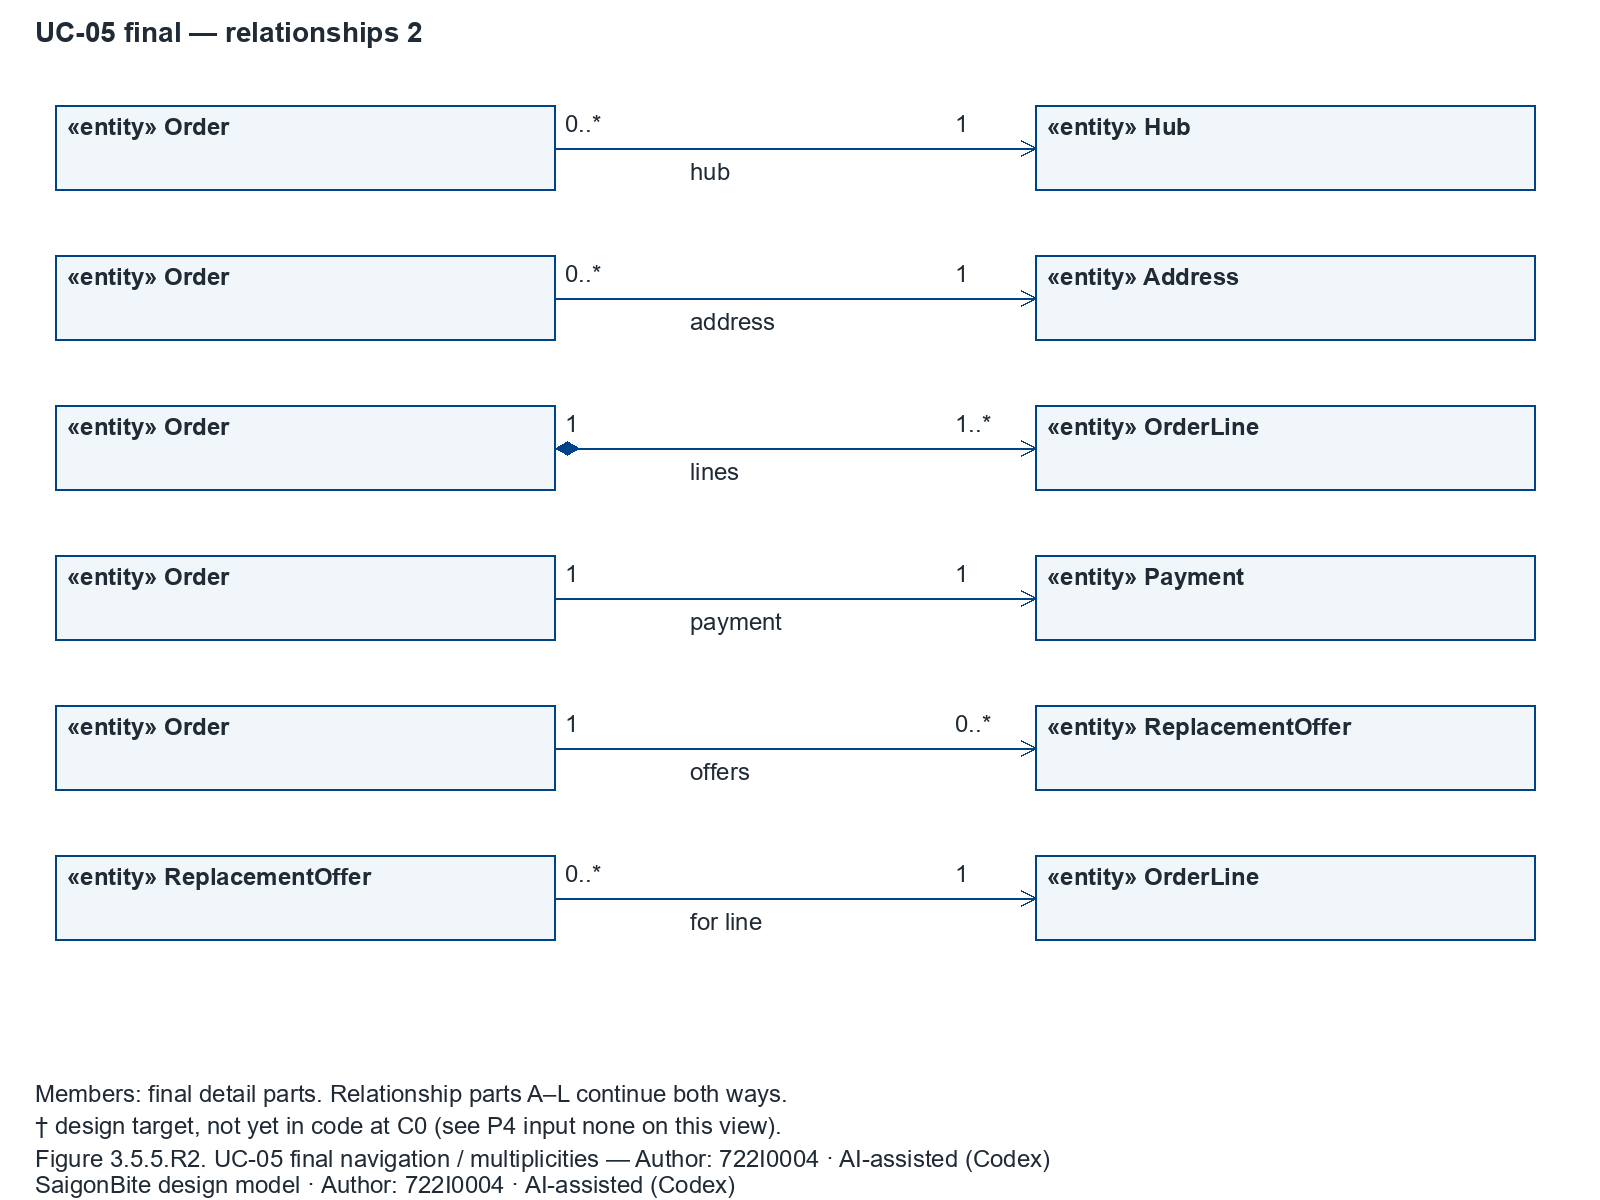

Here is the Python script that generated this plot:
"""Standalone P3-A renderer. Author: 722I0004 · AI-assisted (Codex).
Input JSON is beside this generator. Pure document generation; no app imports.
Geometry follows the immutable P2 PIL/SVG/mxGraph pipeline and balanced-diagrams.
"""
from pathlib import Path
import sys,json,math,re,hashlib,xml.etree.ElementTree as ET
from html import escape
from PIL import Image,ImageDraw,ImageFont
sys.dont_write_bytecode=True
W,H=1600,1200
INK,BLUE='#202B36','#004387'
def font(n=24,b=False):return ImageFont.truetype('C:/Windows/Fonts/'+('arialbd.ttf' if b else 'arial.ttf'),n)
def wrap(s,width,n=24):
    out=[]
    for ln in str(s).split('\n'):
        cur=''
        words=[]
        for token in ln.split():
            while font(n).getlength(token)>width:
                k=len(token)-1
                while k>1 and font(n).getlength(token[:k])>width:k-=1
                words.append(token[:k]);token=token[k:]
            words.append(token)
        for word in words:
            if font(n).getlength((cur+' '+word).strip())>width and cur:out.append(cur);cur=word
            else:cur=(cur+' '+word).strip()
        out.append(cur)
    return out
def refresh_from_shared(spec,input_path):
    """Status/signature authority is the reviewed shared model, never name matching.
    Refresh only this plate. Geometry/branches and exact SSD arguments are retained.
    New members/associations require the owned lane-refresh step, not invention here.
    """
    modelpath=Path(input_path).parents[1]/'shared/design_model.json'
    model=json.loads(modelpath.read_text(encoding='utf-8'));classes=model['classes'];phase=spec['phase3']
    def meth(cl,name):return next(x for x in classes[cl]['methods'] if x['name']==name)
    def marker(x):return '†' if x.get('status') in ['P4-TARGET','GAP'] else ''
    def signature(cl,name):
        x=meth(cl,name);s=x['signature']
        if '->' not in s:s+=' -> '+x.get('return','Any')+' [inferred return]'
        return x.get('visibility','+')+' '+s+marker(x)+(' {property; read as .'+name+'}' if 'property' in (x.get('decorators') or []) else '')
    p4=set()
    severity={'MATCH':0,'P4-TARGET':1,'GAP':2}
    for index,edge in enumerate(phase.get('dependencies',[])):
        candidates=[x for x in model['associations']+model['dependencies'] if (x['source'],x['target'],x['kind'])==(edge['source'],edge['target'],edge['kind']) and x.get('allowed_on_layered_diagram',True)]
        assert candidates,(spec['stem'],'selected relation is absent/disallowed; run the owned lane refresh')
        current=max(candidates,key=lambda x:severity.get(x.get('status','MATCH'),0));edge.update(current)
        if marker(current):p4.update(x.strip() for x in current.get('P4_input','').split(';') if x.strip())
        if index<len(spec.get('edges',[])):
            spec['edges'][index]['label']=spec['edges'][index]['label'].rstrip('†')+marker(current)
    for e in phase.get('elements',[]):
        for name in e.get('methods',[]):
            x=meth(e['class'],name)
            if marker(x):p4.update(v.strip() for v in x.get('P4_input','').split(';') if v.strip())
    if phase['diagram_type']=='dcd':
        for card in spec.get('cards',[]):
            if len(card['compartments'])<3:continue
            e=card['element'];cl=e['class'];attributes={a['name']:a for a in classes[cl]['attributes']}
            values=[]
            for name in e['attributes']:
                a=attributes[name];values.append(a.get('visibility','+')+' '+name+': '+a['type']+(' [inferred]' if a.get('inferred') else ''))
            if classes[cl].get('enum_members'):values=['+ '+str(v['name'] if isinstance(v,dict) else v) for v in classes[cl]['enum_members']]
            card['compartments'][1]=values or [('{attributes in preceding card}' if '{attributes in preceding card}' in card['compartments'][1] else '{no selected attribute}')]
            card['compartments'][2]=[signature(cl,n) for n in e['methods']] or ['{no selected operation}']
            card['box'][3]=20+sum(sum(len(wrap(t,686))*27.6 for t in comp)+10 for comp in card['compartments'])
        for x in sorted({card['box'][0] for card in spec.get('cards',[]) if len(card['compartments'])>=3}):
            y=100
            for card in sorted([card for card in spec['cards'] if card['box'][0]==x and len(card['compartments'])>=3],key=lambda card:card['box'][1]):
                card['box'][1]=y;y+=card['box'][3]+18
            assert y-18<=1058,(spec['stem'],'refreshed members need a new split')
    else:
        lf={l['id']:l for l in phase['lifelines']}
        for message in phase['messages']:
            if message['kind'] not in ['call','ssd']:continue
            cl=lf[message['to']]['class'];name=message['method'];x=meth(cl,name)
            if name=='fingerprint':
                message['argument_bindings']={'payment_method':'payment.method','online_option':'payment.option'}
                parameters=[p['name'] for p in x['parameters'] if p['name'] not in ['self','cls']]
                if set(parameters)<=set(message['argument_bindings']):
                    message['arguments']=', '.join(message['argument_bindings'][p] for p in parameters)
                    message['label']=re.sub(r'fingerprint†?\([^)]*\)','fingerprint'+marker(x)+'('+message['arguments']+')',message['label'])
            elif message['kind']=='call':
                message['label']=re.sub(r'(?<![A-Za-z0-9_])'+re.escape(name)+r'†?(?=\()',name+marker(x),message['label'])
            elif message['kind']=='ssd':
                adapter=cl+'.'+name
                message['label']=re.sub(re.escape(adapter)+r'†?(?=\s*\[HTTP)',adapter+marker(x),message['label'])
            message['receiver_signature']=x['signature'];message['status']=x['status'];message['P4_input']=x.get('P4_input','')
        # A longer reviewed signature/binding must not put the next label on a
        # self-call return loop. Preserve the existing branch frames and padding.
        xs={l['id']:90+i*(1420/max(1,len(phase['lifelines'])-1)) for i,l in enumerate(phase['lifelines'])}
        messages=phase['messages']
        for i,message in ([] if phase.get('interaction_fragments') else enumerate(messages[1:],1)):
            previous=messages[i-1]
            if previous['from']!=previous['to'] or message['kind']=='return':continue
            width=max(420,abs(xs[message['from']]-xs[message['to']])-30)
            top=message['y']-8-len(wrap(message['label'],width))*27.6
            needed=math.ceil(previous['y']+32-top)
            if needed>0:
                for later in messages[i:]:
                    if later['kind']!='return' or not later.get('guard'):later['y']+=needed
        for frame in ([] if phase.get('interaction_fragments') else spec.get('frames',[])):
            if frame.get('operands'):
                last=max(x['y']+25 for x in messages if x['kind'] not in ['return','ssd'])
                assert last<=frame['operands'][0][0],(spec['stem'],'longer reviewed label needs a new split')
        row=next(x for x in model['operation_rows'] if x['UC']==spec['UC'] and x['operation']==phase['operation'])
        p4.update(v.strip() for v in row['P4 input'].split(';') if v.strip())
        for message in phase['messages']:
            if message['from']=='view' and message['to']=='ctrl':message['PC_MG']=row['PC/MG ensured']
        # A behavior target clears only after explicit reviewed model/row statuses.
        if row['status']=='MATCH' and all(message.get('status','MATCH')=='MATCH' for message in phase['messages']):
            for note in spec.get('notes',[]):note['text']=note['text'].replace('†','')
            spec['realisation_note']=spec.get('realisation_note','').replace('†','')
        # Common metadata describes this actual continuation, never inherited
        # states from a previous split or effects present only in prose.
        displayed=' '.join([m.get('label','') for m in phase['messages']]+[n['text'] for n in spec.get('notes',[])]+[f.get('guard',f.get('label','')) for f in phase.get('interaction_fragments',spec.get('frames',[]))])
        phase['states']=[]
        for enum,owner in [('OrderState','Order'),('PaymentState','Payment'),('OfferState','ReplacementOffer')]:
            values=[str(v['name'] if isinstance(v,dict) else v) for v in classes[enum]['enum_members']]
            shown=[v for v in values if re.search(r'\b'+re.escape(v)+r'\b',displayed)]
            if shown:phase['states'].append({'class':owner,'attribute':'state','values':shown})
    spec['P4_input']='; '.join(sorted(p4)) or 'none on this view'
    spec['shared_model_source']='models/shared/design_model.json';spec['shared_model_sha256']=hashlib.sha256(modelpath.read_bytes()).hexdigest()
    spec['refresh_policy']='Explicit shared-model statuses only; matching signatures never clear behavioral targets.'
    return spec
class Canvas:
    def __init__(self,spec):
        self.s=spec;self.im=Image.new('RGB',(W,H),'white');self.d=ImageDraw.Draw(self.im);self.svg=[f'<svg xmlns="http://www.w3.org/2000/svg" width="{W}" height="{H}" viewBox="0 0 {W} {H}"><rect width="100%" height="100%" fill="white"/>'];self.mx=ET.Element('mxfile',host='SaigonBite P3-A',type='device');dia=ET.SubElement(self.mx,'diagram',name=spec['title'],id=spec['stem']);mod=ET.SubElement(dia,'mxGraphModel',page='1',pageWidth=str(W),pageHeight=str(H));self.root=ET.SubElement(mod,'root');ET.SubElement(self.root,'mxCell',id='0');ET.SubElement(self.root,'mxCell',id='1',parent='0');self.i=0;self.bounds=[];self.boxes={}
        self.text(35,16,spec['title'],1530,28,True)
    def vertex(self,id,x,y,w,h,label='',style=''):
        self.boxes[id]=(x,y,w,h)
        c=ET.SubElement(self.root,'mxCell',id=id,value=label,vertex='1',parent='1',style=style+'fontFamily=Arial;fontSize=24;whiteSpace=wrap;html=0;');ET.SubElement(c,'mxGeometry',x=str(x),y=str(y),width=str(w),height=str(h),attrib={'as':'geometry'})
    def text(self,x,y,s,w,n=24,b=False,id=None):
        lines=wrap(s,w,n);lh=n*1.15
        for j,ln in enumerate(lines):
            yy=y+j*lh;self.d.text((x,yy),ln,font=font(n,b),fill=INK);self.svg.append(f'<text x="{x}" y="{yy+n*.93}" font-family="Arial" font-size="{n}" font-weight="{"bold" if b else "normal"}" fill="{INK}">{escape(ln)}</text>')
            assert font(n,b).getlength(ln)<=w+2,(self.s['stem'],ln,w)
        self.vertex(id or 'text'+str(self.i),x,y,w,max(lh,len(lines)*lh),'\n'.join(lines),'text;align=left;verticalAlign=top;strokeColor=none;fillColor=none;');self.i+=1
        assert y+len(lines)*lh<=1202,(self.s['stem'],s,y)
        return len(lines)*lh
    def rect(self,x,y,w,h,fill='white',id=None,style=''):
        self.d.rectangle((x,y,x+w,y+h),fill=fill,outline=BLUE,width=2);self.svg.append(f'<rect x="{x}" y="{y}" width="{w}" height="{h}" fill="{fill}" stroke="{BLUE}" stroke-width="2"/>');self.vertex(id or 'rect'+str(self.i),x,y,w,h,'','fillColor='+fill+';strokeColor='+BLUE+';'+style);self.i+=1
    def line(self,pts,dash=False,arrow=False,source=None,target=None,kind='dependency',edge_id=None):
        for a,b in zip(pts,pts[1:]):
            if dash:
                l=math.dist(a,b);n=max(1,int(l/9))
                for k in range(0,n,2):self.d.line((a[0]+(b[0]-a[0])*k/n,a[1]+(b[1]-a[1])*k/n,a[0]+(b[0]-a[0])*min(k+1,n)/n,a[1]+(b[1]-a[1])*min(k+1,n)/n),fill=BLUE,width=2)
            else:self.d.line([a,b],fill=BLUE,width=2)
        self.svg.append('<polyline points="'+' '.join(f'{x},{y}' for x,y in pts)+'" fill="none" stroke="'+BLUE+'" stroke-width="2"'+(' stroke-dasharray="8 7"' if dash else '')+'/>')
        if arrow:
            a,b=pts[-2:];dx,dy=b[0]-a[0],b[1]-a[1];l=math.hypot(dx,dy);ux,uy=dx/l,dy/l;p=[(b[0]-ux*14-uy*7,b[1]-uy*14+ux*7),b,(b[0]-ux*14+uy*7,b[1]-uy*14-ux*7)];self.d.line(p,fill=BLUE,width=2);self.svg.append('<polyline points="'+' '.join(f'{x},{y}' for x,y in p)+'" fill="none" stroke="'+BLUE+'" stroke-width="2"/>')
            if kind=='generalization':
                self.d.polygon(p,fill='white',outline=BLUE,width=2);self.svg.append('<polygon points="'+' '.join(f'{x},{y}' for x,y in p)+'" fill="white" stroke="'+BLUE+'"/>')
            if kind=='sync_call':
                self.d.polygon(p,fill=BLUE,outline=BLUE,width=2);self.svg.append('<polygon data-message-arrow="filled-synchronous" points="'+' '.join(f'{x},{y}' for x,y in p)+'" fill="'+BLUE+'" stroke="'+BLUE+'"/>')
            if kind=='composition':
                a,b=pts[:2];dx,dy=b[0]-a[0],b[1]-a[1];l=math.hypot(dx,dy);ux,uy=dx/l,dy/l;p=[a,(a[0]+ux*12-uy*7,a[1]+uy*12+ux*7),(a[0]+ux*24,a[1]+uy*24),(a[0]+ux*12+uy*7,a[1]+uy*12-ux*7)];self.d.polygon(p,fill=BLUE);self.svg.append('<polygon points="'+' '.join(f'{x},{y}' for x,y in p)+'" fill="'+BLUE+'"/>')
        if source and target:
            style='edgeStyle=none;endArrow='+('block' if kind in ['generalization','sync_call'] else 'open')+';endFill='+('1' if kind=='sync_call' else '0')+';'+('dashed=1;' if dash else '')+('startArrow=diamond;startFill=1;' if kind=='composition' else '')+'strokeColor='+BLUE+';'
            for prefix,node,point in [('exit',source,pts[0]),('entry',target,pts[-1])]:
                x,y,w,h=self.boxes[node];style+=f'{prefix}X={(point[0]-x)/w};{prefix}Y={(point[1]-y)/h};{prefix}Perimeter=0;'
            c=ET.SubElement(self.root,'mxCell',id=edge_id or 'edge'+str(self.i),source=source,target=target,edge='1',parent='1',style=style);g=ET.SubElement(c,'mxGeometry',relative='1',attrib={'as':'geometry'});ET.SubElement(g,'mxPoint',x=str(pts[0][0]),y=str(pts[0][1]),attrib={'as':'sourcePoint'});ET.SubElement(g,'mxPoint',x=str(pts[-1][0]),y=str(pts[-1][1]),attrib={'as':'targetPoint'});arr=ET.SubElement(g,'Array',attrib={'as':'points'})
            for x,y in pts[1:-1]:ET.SubElement(arr,'mxPoint',x=str(x),y=str(y))
            self.i+=1
    def finish(self,out):
        self.text(35,1080,self.s.get('continuation','Single complete operation view.'),1530)
        self.text(35,1112,'† design target, not yet in code at C0 (see P4 input '+self.s.get('P4_input','none on this view')+').',1530)
        self.text(35,1145,'Figure '+self.s['figure']+'. '+self.s.get('caption',self.s['title'])+' — Author: 722I0004 · AI-assisted (Codex)',1530)
        self.text(35,1171,'SaigonBite design model · Author: 722I0004 · AI-assisted (Codex)',1530)
        self.svg.append('</svg>');out.with_suffix('.svg').write_text('\n'.join(self.svg),encoding='utf-8');self.im.save(out.with_suffix('.png'));ET.indent(self.mx);ET.ElementTree(self.mx).write(out.with_suffix('.drawio'),encoding='utf-8',xml_declaration=True)
        for q in [out.with_suffix('.svg'),out.with_suffix('.drawio')]:ET.parse(q)
        ids={c.get('id') for c in self.root.findall('mxCell')}
        for c in self.root.findall('mxCell'):
            if c.get('edge')=='1':assert c.get('source') in ids and c.get('target') in ids
def render(spec,out):
    c=Canvas(spec)
    if spec['phase3']['diagram_type']=='dcd':
        for card in spec.get('cards',[]):
            x,y,w,h=card['box'];c.rect(x,y,w,h,'#F1F6FA',card['id']);yy=y+8
            for i,comp in enumerate(card['compartments']):
                if i:c.line([(x,yy-4),(x+w,yy-4)])
                yy+=c.text(x+12,yy,'\n'.join(comp),w-24,24,i==0)+10
            assert yy<y+h+3,(spec['stem'],card['id'],yy,y+h)
        spec['phase3']['association_end_labels']=[]
        for i,e in enumerate(spec.get('edges',[])):
            eid=e['native_edge_id']=f'dcd_relation_{i:03d}';c.line(e['points'],e['kind']=='dependency',True,e['source'],e['target'],e['kind'],eid)
            relation=spec['phase3']['dependencies'][i]
            if e['kind'] not in ['dependency','generalization']:
                (sx,sy),(tx,ty)=e['points'][0],e['points'][-1];sid=eid+'_source_multiplicity';tid=eid+'_target_multiplicity'
                c.text(sx+10,sy-38,str(relation['source_multiplicity']),70,id=sid);c.text(tx-80,ty-38,str(relation['target_multiplicity']),70,id=tid)
                role=relation.get('role','');c.text(sx+135,sy+10,role,330,id=eid+'_role')
                spec['phase3']['association_end_labels'].append({'source':relation['source'],'target':relation['target'],'kind':relation['kind'],'role':role,'native_edge_id':eid,'source_label_id':sid,'target_label_id':tid,'source_endpoint':[sx,sy],'target_endpoint':[tx,ty],'source_card_id':e['source'],'target_card_id':e['target']})
            else:
                label=('is a' if e['kind']=='generalization' else '«use»'+('†' if relation.get('status') in ['P4-TARGET','GAP'] else ''))
                c.text(e['points'][0][0]+135,e['points'][0][1]-38,label,330,id=eid+'_role')
        for n in spec.get('notes',[]):c.text(n['x'],n['y'],n['text'],n['w'])
    else:
        lines=spec['phase3']['lifelines'];xs={n['id']:90+i*(1420/max(1,len(lines)-1)) for i,n in enumerate(lines)}
        for n in lines:
            x=xs[n['id']];c.rect(x-85,76,170,94,'#F1F6FA',n['id']);c.text(x-80,82,n.get('label',n['class']),160);c.line([(x,170),(x,1060)],True)
        for f in ([] if spec['phase3'].get('interaction_fragments') else spec.get('frames',[])):
            c.rect(30,f['y'],1540,f['h'],'white',f['id'],'shape=umlFrame;fillColor=none;')
            # Redraw lifelines over the transparent combined fragment.
            for x in xs.values():c.line([(x,f['y']),(x,f['y']+f['h'])],True)
            c.text(40,f['y']+3,f['label'],1520,24,True)
            for yy,label in f.get('operands',[]):
                c.line([(30,yy),(1570,yy)],True);c.text(40,yy+3,label,1520,24,True)
        for f in spec['phase3'].get('interaction_fragments',[]):
            x,y,w,h=f['x'],f['y'],f['w'],f['h'];c.rect(x,y,w,h,'white',f['id'],'shape=umlFrame;fillColor=none;')
            label=('['+f['guard']+']' if f['operator']=='operand' else f['operator']+' ['+f['guard']+']')
            c.text(x+10,y+3,label,w-20,24,True,id=f['id']+'_guard')
        if spec['phase3'].get('interaction_fragments'):
            for x in xs.values():c.line([(x,170),(x,1020)],True)
        for n in spec.get('notes',[]):
            c.rect(35,n['y'],1530,n.get('h',80),'#FFF8E9');c.text(45,n['y']+5,n['text'],1510)
        for index,msg in enumerate(spec['phase3']['messages']):
            if msg['kind']=='note':continue
            a,b=xs[msg['from']],xs[msg['to']];y=msg['y'];label=msg['label'];ls=wrap(label,max(420,abs(b-a)-30),24);labelw=max(420,abs(b-a)-30);lx=max(40,min(a,b)+15)
            if a==b:
                pts=[(a,y),(a+45,y),(a+45,y+25),(a,y+25)];lx=max(40,min(a-370,1100));labelw=450
            else:pts=[(a,y),(b,y)]
            eid=msg['native_edge_id']=f'message_{index:03d}';source=eid+'_source';target=eid+'_target';c.vertex(source,pts[0][0]-.5,pts[0][1]-.5,1,1,'','opacity=0;strokeColor=none;fillColor=none;');c.vertex(target,pts[-1][0]-.5,pts[-1][1]-.5,1,1,'','opacity=0;strokeColor=none;fillColor=none;');msg['source_anchor_id']=source;msg['target_anchor_id']=target;msg['native_points']=pts
            c.line(pts,msg['kind']=='return',True,source,target,'reply' if msg['kind']=='return' else 'sync_call',eid);c.text(lx,y-8-len(wrap(label,labelw))*27.6,label,labelw,id=eid+'_label')
            if msg['kind'] not in ['return','ssd']:
                c.rect(b-5,y,10,25,'#DAE9F5')
    c.finish(out)
if __name__=='__main__':
    inp=Path(sys.argv[1]) if len(sys.argv)>1 else Path(__file__).with_suffix('.json')
    spec=refresh_from_shared(json.loads(inp.read_text(encoding='utf-8')),inp)
    inp.write_text(json.dumps(spec,indent=2,ensure_ascii=False)+'\n',encoding='utf-8')
    render(spec,inp.with_suffix(''))
    inp.write_text(json.dumps(spec,indent=2,ensure_ascii=False)+'\n',encoding='utf-8')
